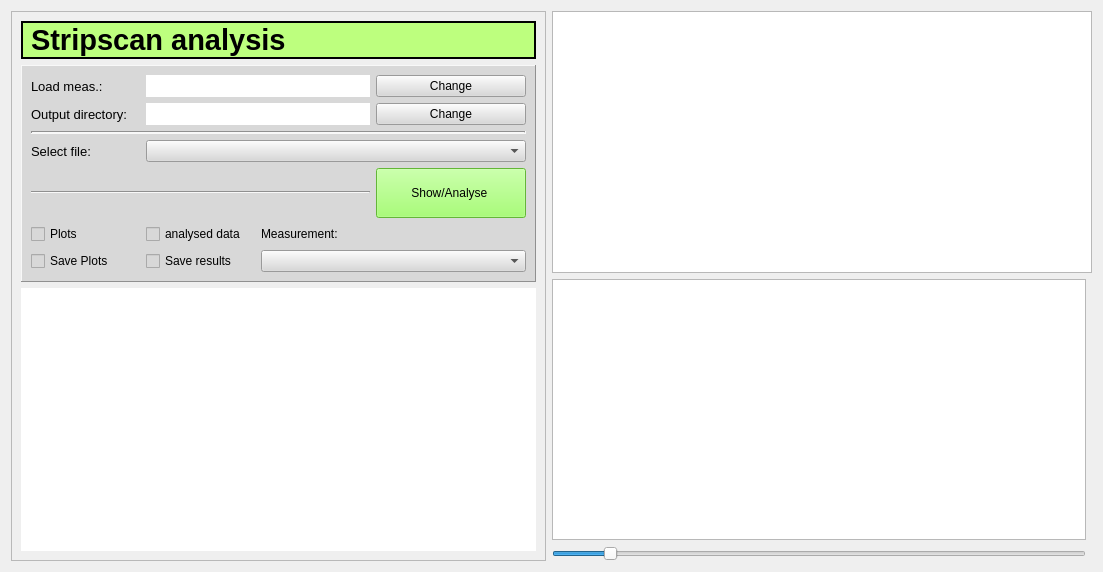
<?xml version="1.0" encoding="UTF-8"?>
<ui version="4.0">
 <class>Form</class>
 <widget class="QWidget" name="Form">
  <property name="geometry">
   <rect>
    <x>0</x>
    <y>0</y>
    <width>1103</width>
    <height>572</height>
   </rect>
  </property>
  <property name="sizePolicy">
   <sizepolicy hsizetype="Expanding" vsizetype="Expanding">
    <horstretch>0</horstretch>
    <verstretch>0</verstretch>
   </sizepolicy>
  </property>
  <property name="maximumSize">
   <size>
    <width>16777215</width>
    <height>16777215</height>
   </size>
  </property>
  <property name="windowTitle">
   <string>Stripanalysis</string>
  </property>
  <property name="autoFillBackground">
   <bool>true</bool>
  </property>
  <property name="styleSheet">
   <string notr="true">color: rgb(0, 0, 0);</string>
  </property>
  <layout class="QGridLayout" name="gridLayout_2">
   <item row="0" column="1" colspan="2">
    <widget class="PlotWidget" name="strip_plot">
     <property name="sizePolicy">
      <sizepolicy hsizetype="Preferred" vsizetype="Preferred">
       <horstretch>0</horstretch>
       <verstretch>0</verstretch>
      </sizepolicy>
     </property>
     <property name="minimumSize">
      <size>
       <width>0</width>
       <height>0</height>
      </size>
     </property>
     <property name="font">
      <font>
       <pointsize>10</pointsize>
      </font>
     </property>
    </widget>
   </item>
   <item row="1" column="1">
    <widget class="PlotWidget" name="strip_plot_histogram">
     <property name="sizePolicy">
      <sizepolicy hsizetype="Preferred" vsizetype="Preferred">
       <horstretch>0</horstretch>
       <verstretch>0</verstretch>
      </sizepolicy>
     </property>
     <property name="minimumSize">
      <size>
       <width>0</width>
       <height>0</height>
      </size>
     </property>
    </widget>
   </item>
   <item row="2" column="1">
    <widget class="QSlider" name="Slider_bins">
     <property name="minimum">
      <number>1</number>
     </property>
     <property name="maximum">
      <number>500</number>
     </property>
     <property name="sliderPosition">
      <number>50</number>
     </property>
     <property name="orientation">
      <enum>Qt::Horizontal</enum>
     </property>
    </widget>
   </item>
   <item row="0" column="0" rowspan="3">
    <widget class="QFrame" name="frame_3">
     <property name="sizePolicy">
      <sizepolicy hsizetype="Preferred" vsizetype="Preferred">
       <horstretch>0</horstretch>
       <verstretch>0</verstretch>
      </sizepolicy>
     </property>
     <property name="maximumSize">
      <size>
       <width>600</width>
       <height>16777215</height>
      </size>
     </property>
     <property name="frameShape">
      <enum>QFrame::StyledPanel</enum>
     </property>
     <property name="frameShadow">
      <enum>QFrame::Raised</enum>
     </property>
     <layout class="QVBoxLayout" name="verticalLayout">
      <item>
       <widget class="QLabel" name="Title">
        <property name="sizePolicy">
         <sizepolicy hsizetype="Preferred" vsizetype="Fixed">
          <horstretch>0</horstretch>
          <verstretch>0</verstretch>
         </sizepolicy>
        </property>
        <property name="maximumSize">
         <size>
          <width>16777215</width>
          <height>150</height>
         </size>
        </property>
        <property name="font">
         <font>
          <pointsize>22</pointsize>
          <weight>75</weight>
          <bold>true</bold>
         </font>
        </property>
        <property name="autoFillBackground">
         <bool>false</bool>
        </property>
        <property name="styleSheet">
         <string notr="true">background-color: rgb(189, 255, 126);</string>
        </property>
        <property name="frameShape">
         <enum>QFrame::WinPanel</enum>
        </property>
        <property name="text">
         <string>Stripscan analysis</string>
        </property>
        <property name="scaledContents">
         <bool>true</bool>
        </property>
       </widget>
      </item>
      <item>
       <widget class="QFrame" name="frame">
        <property name="sizePolicy">
         <sizepolicy hsizetype="Preferred" vsizetype="Fixed">
          <horstretch>0</horstretch>
          <verstretch>0</verstretch>
         </sizepolicy>
        </property>
        <property name="autoFillBackground">
         <bool>false</bool>
        </property>
        <property name="styleSheet">
         <string notr="true">background-color: rgb(216, 216, 216);</string>
        </property>
        <property name="frameShape">
         <enum>QFrame::Panel</enum>
        </property>
        <property name="frameShadow">
         <enum>QFrame::Raised</enum>
        </property>
        <property name="lineWidth">
         <number>1</number>
        </property>
        <layout class="QGridLayout" name="gridLayout">
         <item row="5" column="2" colspan="2">
          <widget class="QLabel" name="label_5">
           <property name="text">
            <string>Measurement:</string>
           </property>
          </widget>
         </item>
         <item row="0" column="3">
          <widget class="QPushButton" name="Button_changeload">
           <property name="text">
            <string>Change</string>
           </property>
          </widget>
         </item>
         <item row="0" column="1" colspan="2">
          <widget class="QLabel" name="label_load">
           <property name="font">
            <font>
             <pointsize>8</pointsize>
            </font>
           </property>
           <property name="styleSheet">
            <string notr="true">background-color: rgb(255, 255, 255);</string>
           </property>
           <property name="text">
            <string/>
           </property>
           <property name="scaledContents">
            <bool>true</bool>
           </property>
           <property name="wordWrap">
            <bool>true</bool>
           </property>
           <property name="textInteractionFlags">
            <set>Qt::LinksAccessibleByMouse|Qt::TextEditable</set>
           </property>
          </widget>
         </item>
         <item row="2" column="0" colspan="4">
          <widget class="Line" name="line">
           <property name="lineWidth">
            <number>2</number>
           </property>
           <property name="orientation">
            <enum>Qt::Horizontal</enum>
           </property>
          </widget>
         </item>
         <item row="1" column="0">
          <widget class="QLabel" name="label">
           <property name="font">
            <font>
             <pointsize>10</pointsize>
            </font>
           </property>
           <property name="text">
            <string>Output directory:</string>
           </property>
          </widget>
         </item>
         <item row="4" column="3">
          <widget class="QPushButton" name="analyse_button">
           <property name="minimumSize">
            <size>
             <width>150</width>
             <height>50</height>
            </size>
           </property>
           <property name="autoFillBackground">
            <bool>false</bool>
           </property>
           <property name="styleSheet">
            <string notr="true">background-color: rgb(140, 255, 78);</string>
           </property>
           <property name="text">
            <string>Show/Analyse </string>
           </property>
          </widget>
         </item>
         <item row="6" column="0">
          <widget class="QCheckBox" name="cb_Save_plots">
           <property name="text">
            <string>Save Plots</string>
           </property>
          </widget>
         </item>
         <item row="1" column="1" colspan="2">
          <widget class="QLabel" name="label_output">
           <property name="styleSheet">
            <string notr="true">background-color: rgb(255, 255, 255);</string>
           </property>
           <property name="text">
            <string/>
           </property>
           <property name="scaledContents">
            <bool>true</bool>
           </property>
           <property name="wordWrap">
            <bool>true</bool>
           </property>
           <property name="textInteractionFlags">
            <set>Qt::LinksAccessibleByMouse|Qt::TextEditable</set>
           </property>
          </widget>
         </item>
         <item row="6" column="2" colspan="2">
          <widget class="QComboBox" name="which_measurement"/>
         </item>
         <item row="4" column="0" colspan="3">
          <widget class="Line" name="line_2">
           <property name="orientation">
            <enum>Qt::Horizontal</enum>
           </property>
          </widget>
         </item>
         <item row="3" column="0">
          <widget class="QLabel" name="label_4">
           <property name="font">
            <font>
             <pointsize>10</pointsize>
            </font>
           </property>
           <property name="text">
            <string>Select file:</string>
           </property>
          </widget>
         </item>
         <item row="3" column="1" colspan="3">
          <widget class="QComboBox" name="which_plot"/>
         </item>
         <item row="1" column="3">
          <widget class="QPushButton" name="Button_changeoutput">
           <property name="text">
            <string>Change</string>
           </property>
          </widget>
         </item>
         <item row="6" column="1">
          <widget class="QCheckBox" name="cb_Save_results">
           <property name="text">
            <string>Save results</string>
           </property>
          </widget>
         </item>
         <item row="5" column="0">
          <widget class="QCheckBox" name="radioPlots">
           <property name="enabled">
            <bool>false</bool>
           </property>
           <property name="text">
            <string>Plots</string>
           </property>
           <property name="checkable">
            <bool>true</bool>
           </property>
          </widget>
         </item>
         <item row="5" column="1">
          <widget class="QCheckBox" name="radioData">
           <property name="enabled">
            <bool>false</bool>
           </property>
           <property name="text">
            <string>analysed data</string>
           </property>
           <property name="checkable">
            <bool>true</bool>
           </property>
          </widget>
         </item>
         <item row="0" column="0">
          <widget class="QLabel" name="label_2">
           <property name="font">
            <font>
             <pointsize>10</pointsize>
            </font>
           </property>
           <property name="text">
            <string>Load meas.:</string>
           </property>
          </widget>
         </item>
        </layout>
       </widget>
      </item>
      <item>
       <widget class="QLabel" name="report_lable">
        <property name="sizePolicy">
         <sizepolicy hsizetype="Expanding" vsizetype="Expanding">
          <horstretch>0</horstretch>
          <verstretch>0</verstretch>
         </sizepolicy>
        </property>
        <property name="autoFillBackground">
         <bool>false</bool>
        </property>
        <property name="styleSheet">
         <string notr="true">background-color: rgb(255, 255, 255);</string>
        </property>
        <property name="text">
         <string/>
        </property>
        <property name="alignment">
         <set>Qt::AlignJustify|Qt::AlignTop</set>
        </property>
        <property name="margin">
         <number>15</number>
        </property>
       </widget>
      </item>
     </layout>
    </widget>
   </item>
  </layout>
 </widget>
 <customwidgets>
  <customwidget>
   <class>PlotWidget</class>
   <extends>QGraphicsView</extends>
   <header>pyqtgraph</header>
  </customwidget>
 </customwidgets>
 <resources/>
 <connections/>
</ui>
